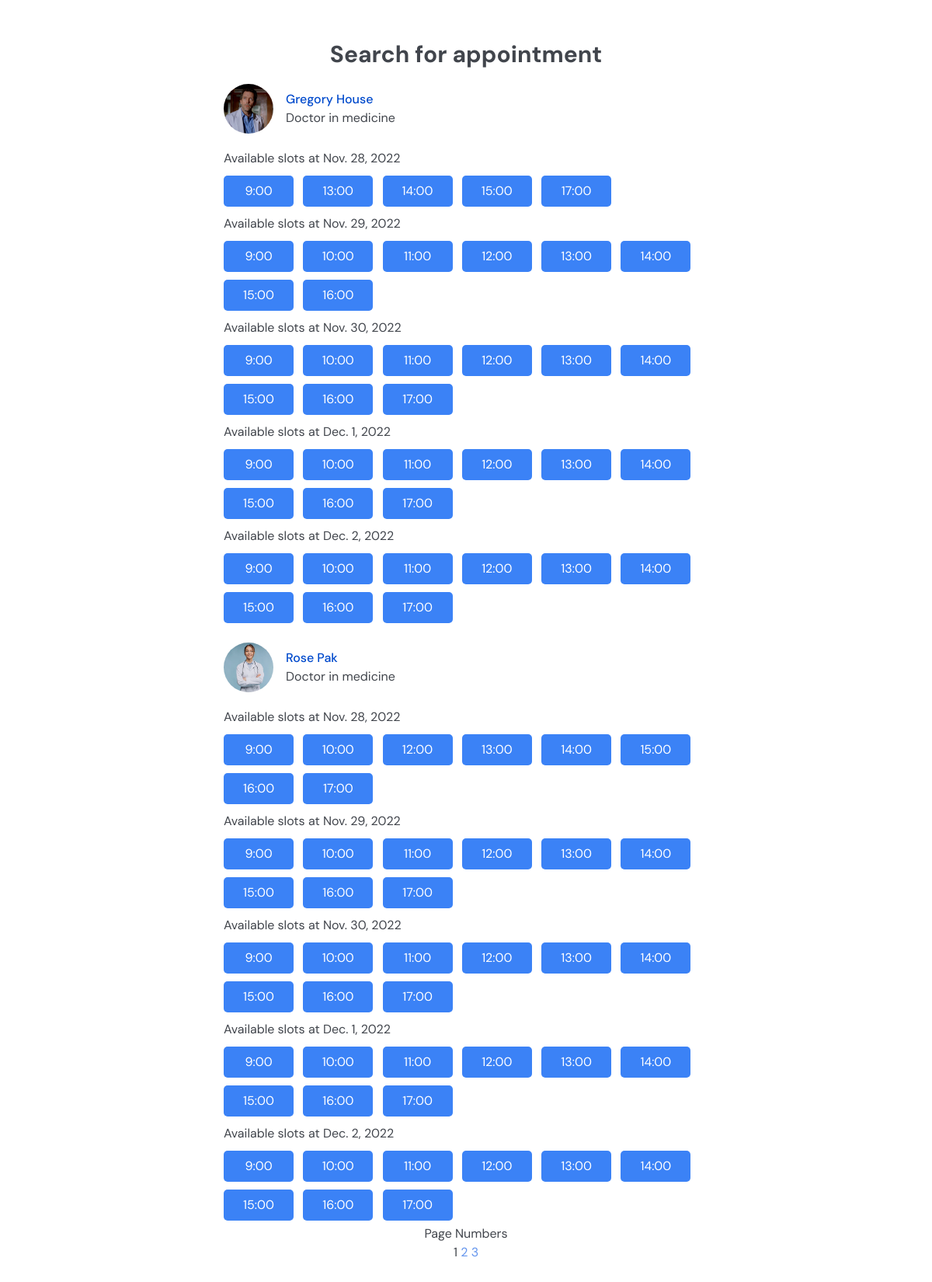
/users/search/appointment/spec/1, run on the app's committed database.
### users/models.py (models this page shows, shortened)
class Doctor(models.Model):
    user = models.OneToOneField(User, on_delete=models.CASCADE, primary_key=True)
    date_of_birth = models.DateField(blank=True, null=True)
    IIN = models.IntegerField(max_length=12, blank=True, null=True)
    gov_id = models.IntegerField(max_length=12,blank=True, null=True)
    name = models.CharField(max_length=50, blank=True, null=True)
    surname = models.CharField(max_length=50, blank=True, null=True)
    middle_name = models.CharField(max_length=50, blank=True, null=True)
    phone_number = models.CharField(max_length=11,blank=True, null=True)
    spec = models.ForeignKey(Specialization, on_delete = models.SET_NULL, blank = True, null = True)
    experience = models.CharField(max_length=2, blank=True, null=True)
    photo = models.ImageField(upload_to='images', blank=True, null=True)
    category=models.CharField(max_length=10, blank=True, null=True)
    appointment_price = models.CharField(max_length = 7, blank=True, null=True)
    education = models.CharField(max_length=30, blank=True, null=True)
    rating = models.IntegerField(max_length = 2, blank=True, null=True)
    address = models.CharField(max_length = 30, blank=True, null=True)
    homepage = models.URLField(blank=True, null=True)

### users/views.py (the view)
# urls.py: path('search/appointment', views.search_appointment, name = 'search_appointment'),
def search(request, object, name):
    if object == 'spec':
        id = int(name)
        spec = Specialization.objects.get(id=id)
        doctors_name = Doctor.objects.filter(spec = spec)
    elif object == 'doctor':
        doctors_name = Doctor.objects.filter(name = name)
    doctors = Schedule.objects.filter(doctor__in=doctors_name).values('doctor__name', 'doctor__surname',
                                     'mon_hours', 'tue_hours', 'wed_hours', 'thu_hours',
                                      'fri_hours','doctor__user_id', 'week')
    for d in doctors:
        d['available_mon'] = string_to_schedule(d['mon_hours'])['Available']
        d['available_tue'] = string_to_schedule(d['tue_hours'])['Available']
        d['available_wed'] = string_to_schedule(d['wed_hours'])['Available']
        d['available_thu'] = string_to_schedule(d['thu_hours'])['Available']
        d['available_fri'] = string_to_schedule(d['fri_hours'])['Available']
        d['doctor__user_id'] = str(d['doctor__user_id'])
        d['mon_day'] = d['week']
        d['tue_day'] = d['week'] + timedelta(days=1)
        d['wed_day'] = d['week'] + timedelta(days=2)
        d['thu_day'] = d['week'] + timedelta(days=3)
        d['fri_day'] = d['week'] + timedelta(days=4)
        d['photo']=Doctor.objects.get(user_id= d['doctor__user_id']).photo
    paginator = Paginator(doctors, 2)
    page_number = int(request.GET.get('page', 1))
    page_obj = paginator.get_page(page_number)
    num_pages = paginator.num_pages
    pages = [i for i in range(1, num_pages+1)]
    return render(request, 'users/search.html', {'page_obj': page_obj, 'num_pages': num_pages, 'object': object, 'name': name, 'pages': pages, 'current_page': page_number})

### users/views.py (called while the page is built)
def string_to_schedule(s): # s - string
    sched = {'Available' : [], 'Working' : []}
    for i in range(len(s)):
        if s[i] == '0':
            sched['Available'].append(i+9)
        elif s[i]=='1':
            sched['Working'].append(i+9)
    return sched

### users/templates/users/search.html (shortened to what this page needs)
{% extends 'users/layout.html' %}{% block head %}
	<script src="https://cdn.tailwindcss.com"></script>
	<link rel="stylesheet" href="https://unpkg.com/aos@next/dist/aos.css" />
{% endblock %}
{% block body %}
	<div class="font-body antialiased text-[#41454c] bg-[#FFFFFF]">
		<div class="grid shadow- py-9">
			<section class="border-solid w-full max-w-2xl px-6 py-4 mx-auto bg-white rounded-md xl:rounded-global xl:py-[35px] xl:">
				<h2 class="my-[0px] mb-[20px] text-3xl font-bold text-center">Search for appointment</h2>
				<div class="mb-[20px]">
					{% for d in page_obj %}
					<div class="my-[20px] flex items-center justify-start">
						<div class="float-left w-16 h-16 mr-4 overflow-hidden"><img class="object-cover w-full h-full rounded-full bg-slate-50" alt="No alt" src="{{ d.photo.url }}" /></div>
						<div class="flex flex-col items-start justify-center">
							<a href={% url 'appointment' id=d.doctor__user_id h=0 day='0' %} class="font-medium hover:underline text-primary-600">{{d.doctor__name}} {{d.doctor__surname}}</a>
							<p class="">Doctor in medicine</p>
						</div>
					</div>
					<p class="my-[5px]">Available slots at {{d.mon_day}}</p>
					{% for h in d.available_mon %}
					<a href="{% url 'appointment' id=d.doctor__user_id h=h day=d.mon_day%}" type="button" class="text-center my-[5px] mr-[8px] w-[90px] transition duration-100 bg-blue-500 hover:bg-blue-600 active:bg-blue-700 text-white px-4 py-2 rounded-global">{{h}}:00</a>
					{% endfor %}
					<p class="my-[5px]">Available slots at {{d.tue_day}}</p>
					{% for h in d.available_tue %}
					<a href="{% url 'appointment' id=d.doctor__user_id h=h day=d.tue_day%}" type="button" class="text-center my-[5px] mr-[8px] w-[90px] transition duration-100 bg-blue-500 hover:bg-blue-600 active:bg-blue-700 text-white px-4 py-2 rounded-global">{{h}}:00</a>
					{% endfor %}
					<p class="my-[5px]">Available slots at {{d.wed_day}}</p>
					{% for h in d.available_wed %}
					<a href="{% url 'appointment' id=d.doctor__user_id h=h day=d.wed_day%}" type="button" class="text-center my-[5px] mr-[8px] w-[90px] transition duration-100 bg-blue-500 hover:bg-blue-600 active:bg-blue-700 text-white px-4 py-2 rounded-global">{{h}}:00</a>
					{% endfor %}
					<p class="my-[5px]">Available slots at {{d.thu_day}}</p>
					{% for h in d.available_thu %}
					<a href="{% url 'appointment' id=d.doctor__user_id h=h day=d.thu_day%}" type="button" class="text-center my-[5px] mr-[8px] w-[90px] transition duration-100 bg-blue-500 hover:bg-blue-600 active:bg-blue-700 text-white px-4 py-2 rounded-global">{{h}}:00</a>
					{% endfor %}
					<p class="my-[5px]">Available slots at {{d.fri_day}}</p>
					{% for h in d.available_fri %}
					<a href="{% url 'appointment' id=d.doctor__user_id h=h day=d.fri_day%}" type="button" class="text-center my-[5px] mr-[8px] w-[90px] transition duration-100 bg-blue-500 hover:bg-blue-600 active:bg-blue-700 text-white px-4 py-2 rounded-global">{{h}}:00</a>
					{% endfor %}
					{% endfor %}
					<div class="text-center">
						{% if num_pages > 1 %}
							<h6>Page Numbers</h6>
							{% for page in pages %}
							{% if page == current_page %}
						<a href="{% url 'search' object name %}?page={{page}}"style="pointer-events:none">{{page}}</a>
							{% else %}
						<a href="{% url 'search' object name %}?page={{page}}" style="color:cornflowerblue">{{page}}</a>
							{% endif %}
						  {% endfor %}
						{% endif %}
					</div>
				</div>
			</section>
		</div>
	</div>
{% endblock %}

### users/templates/users/search.html (style rules this page uses)
*,::after,::before { box-sizing:border-box;border-width:0;border-style:solid;border-color:#e5e7eb }
::after,::before { --tw-content:'' }
html { line-height:1.5;-webkit-text-size-adjust:100%;-moz-tab-size:4;-o-tab-size:4;tab-size:4;font-family:ui-sans-serif,system-ui,-apple-system,BlinkMacSystemFont,"Segoe UI",Roboto,"Helvetica Neue",Arial,"Noto Sans",sans-serif,"Apple Color Emoji","Segoe UI Emoji","Segoe UI Symbol","Noto Color Emoji" }
body { margin:0;line-height:inherit }
h1,h2,h3,h4,h5,h6 { font-size:inherit;font-weight:inherit }
a { color:inherit;text-decoration:inherit }
[type=button],[type=reset],[type=submit],button { -webkit-appearance:button;background-color:transparent;background-image:none }
blockquote,dd,dl,figure,h1,h2,h3,h4,h5,h6,hr,p,pre { margin:0 }
audio,canvas,embed,iframe,img,object,svg,video { display:block;vertical-align:middle }
img,video { max-width:100%;height:auto }
*,::after,::before { --tw-border-spacing-x:0;--tw-border-spacing-y:0;--tw-translate-x:0;--tw-translate-y:0;--tw-rotate:0;--tw-skew-x:0;--tw-skew-y:0;--tw-scale-x:1;--tw-scale-y:1;--tw-pan-x: ;--tw-pan-y: ;--tw-pinch-zoom: ;--tw-scroll-snap-strictness:proximity;--tw-ordinal: ;--tw-slashed-zero: ;--tw-numeric-figure: ;--tw-numeric-spacing: ;--tw-numeric-fraction: ;--tw-ring-inset: ;--tw-ring-offset-width:0px;--tw-ring-offset-color:#fff;--tw-ring-color:rgb(59 130 246 / 0.5);--tw-ring-offset-shadow:0 0 #0000;--tw-ring-shadow:0 0 #0000;--tw-shadow:0 0 #0000;--tw-shadow-colored:0 0 #0000;--tw-blur: ;--tw-brightness: ;--tw-contrast: ;--tw-grayscale: ;--tw-hue-rotate: ;--tw-invert: ;--tw-saturate: ;--tw-sepia: ;--tw-drop-shadow: ;--tw-backdrop-blur: ;--tw-backdrop-brightness: ;--tw-backdrop-contrast: ;--tw-backdrop-grayscale: ;--tw-backdrop-hue-rotate: ;--tw-backdrop-invert: ;--tw-backdrop-opacity: ;--tw-backdrop-saturate: ;--tw-backdrop-sepia: }
.float-left { float:left }
.mx-auto { margin-left:auto;margin-right:auto }
.my-\[0px\] { margin-top:0;margin-bottom:0 }
.my-\[20px\] { margin-top:20px;margin-bottom:20px }
.my-\[5px\] { margin-top:5px;margin-bottom:5px }
.mb-\[20px\] { margin-bottom:20px }
.mr-4 { margin-right:1rem }
.mr-\[8px\] { margin-right:8px }
.flex { display:flex }
.grid { display:grid }
.h-16 { height:4rem }
.h-full { height:100% }
.w-full { width:100% }
.w-16 { width:4rem }
.w-\[90px\] { width:90px }
.max-w-2xl { max-width:42rem }
.flex-col { flex-direction:column }
.items-start { align-items:flex-start }
.items-center { align-items:center }
.justify-start { justify-content:flex-start }
.justify-center { justify-content:center }
.overflow-hidden { overflow:hidden }
.rounded-md { border-radius:.375rem }
.rounded-full { border-radius:9999px }
.rounded-global { border-radius:5px }
.border-solid { border-style:solid }
.bg-\[\#FFFFFF\] { --tw-bg-opacity:1;background-color:rgb(255 255 255 / var(--tw-bg-opacity)) }
.bg-white { --tw-bg-opacity:1;background-color:rgb(255 255 255 / var(--tw-bg-opacity)) }
.bg-slate-50 { --tw-bg-opacity:1;background-color:rgb(248 250 252 / var(--tw-bg-opacity)) }
.object-cover { -o-object-fit:cover;object-fit:cover }
.py-9 { padding-top:2.25rem;padding-bottom:2.25rem }
.px-6 { padding-left:1.5rem;padding-right:1.5rem }
.py-4 { padding-top:1rem;padding-bottom:1rem }
.px-4 { padding-left:1rem;padding-right:1rem }
.py-2 { padding-top:.5rem;padding-bottom:.5rem }
.text-center { text-align:center }
.font-body { font-family:DM Sans,ui-sans-serif,system-ui,-apple-system,BlinkMacSystemFont,"Segoe UI",Roboto,"Helvetica Neue",Arial,"Noto Sans",sans-serif,"Apple Color Emoji","Segoe UI Emoji","Segoe UI Symbol","Noto Color Emoji" }
.text-3xl { font-size:1.875rem;line-height:2.25rem }
.font-bold { font-weight:700 }
.font-medium { font-weight:500 }
.text-\[\#41454c\] { --tw-text-opacity:1;color:rgb(65 69 76 / var(--tw-text-opacity)) }
.text-primary-600 { --tw-text-opacity:1;color:rgb(0 74 204 / var(--tw-text-opacity)) }
.text-white { --tw-text-opacity:1;color:rgb(255 255 255 / var(--tw-text-opacity)) }
.antialiased { -webkit-font-smoothing:antialiased;-moz-osx-font-smoothing:grayscale }
h1,h1 *,h2,h2 *,h3,h3 *,h4,h4 *,h5,h5 *,h6,h6 * { font-family:"DM Sans",ui-sans-serif,system-ui,-apple-system,BlinkMacSystemFont,"Segoe UI",Roboto,"Helvetica Neue",Arial,"Noto Sans",sans-serif,"Apple Color Emoji","Segoe UI Emoji","Segoe UI Symbol","Noto Color Emoji" }

### data on the page
Doctor: shows a picture, doctor__name "Gregory", doctor__surname "House", mon_day "Nov. 28, 2022", available_mon "9" "13" "14" "15" "17", tue_day "Nov. 29, 2022", available_tue "9" "10" "11" "12" "13" "14" "15" "16", wed_day "Nov. 30, 2022", available_wed "9" "10" "11" "12" "13" "14" "15" "16" "17", thu_day "Dec. 1, 2022", available_thu "9" "10" "11" "12" "13" "14" "15" "16" "17", fri_day "Dec. 2, 2022", available_fri "9" "10" "11" "12" "13" "14" "15" "16" "17"
Doctor: shows a picture, doctor__name "Rose", doctor__surname "Pak", mon_day "Nov. 28, 2022", available_mon "9" "10" "12" "13" "14" "15" "16" "17", tue_day "Nov. 29, 2022", available_tue "9" "10" "11" "12" "13" "14" "15" "16" "17", wed_day "Nov. 30, 2022", available_wed "9" "10" "11" "12" "13" "14" "15" "16" "17", thu_day "Dec. 1, 2022", available_thu "9" "10" "11" "12" "13" "14" "15" "16" "17", fri_day "Dec. 2, 2022", available_fri "9" "10" "11" "12" "13" "14" "15" "16" "17"

### other printed values
{{ page }} "1"
{{ page }} "2" "3"
